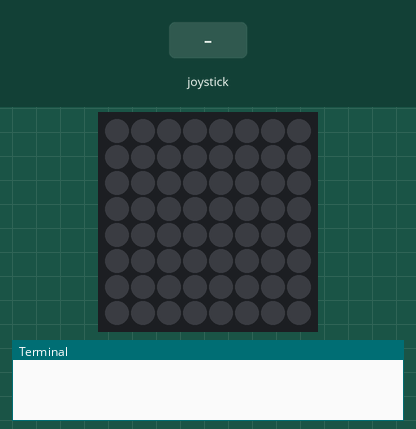
Simulated run of this program. Board: Raspberry Pi (BCM pin numbers) with a Sense HAT. On the bench: the Sense HAT's 8×8 RGB LED matrix, the last lines printed to the terminal. The test bench sets the inputs (shaded band).

Above: at 1.2 s.
1.3 s: joystick pushed up
At 2.0 s:
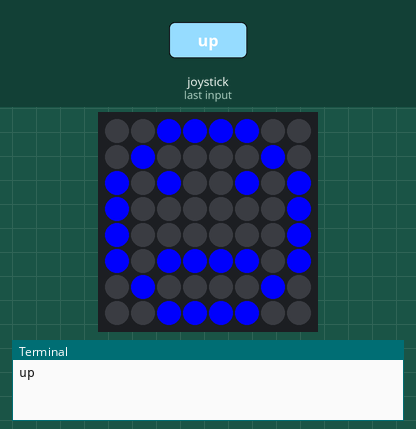
2.8 s: joystick pushed left
At 3.2 s:
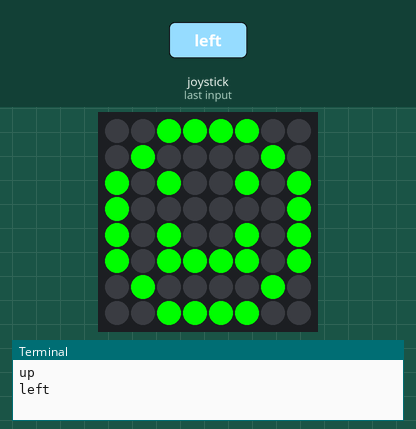
4.3 s: joystick pushed right
At 5.5 s:
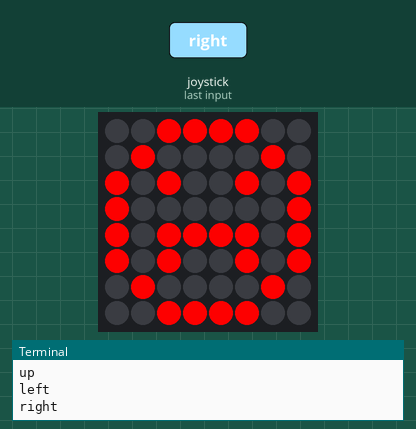
Timing chart, 0 to 7.3 s (numbered marks = the images above; inputs shaded):
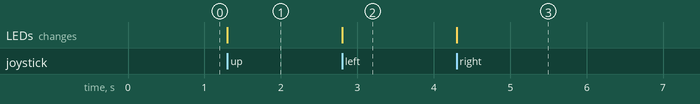

Measured:
- after the input at 1.3 s, the LEDs: change at once (image 1)
- after the input at 2.8 s, the LEDs: change at once (image 2)
- after the input at 4.3 s, the LEDs: change at once (image 3)

The program:

BroadcastEmotion.py
```python
from socket import *
from sense_hat import SenseHat

# Port to broadcast messages
BROADCAST_TO_PORT = 7000

sense = SenseHat()

# Create client UDP socket
s = socket(AF_INET, SOCK_DGRAM)
s.setsockopt(SOL_SOCKET, SO_BROADCAST, 1)

# Define the colors
R = (255, 0, 0)
G = (0, 255, 0)
B = (0, 0, 255)
O = (0, 0, 0)

# Define the lists of pixel values for emotions
neutral = [
  O, O, B, B, B, B, O, O,
  O, B, O, O, O, O, B, O,
  B, O, B, O, O, B, O, B,
  B, O, O, O, O, O, O, B,
  B, O, O, O, O, O, O, B,
  B, O, B, B, B, B, O, B,
  O, B, O, O, O, O, B, O,
  O, O, B, B, B, B, O, O,
  ]

happy = [
  O, O, G, G, G, G, O, O,
  O, G, O, O, O, O, G, O,
  G, O, G, O, O, G, O, G,
  G, O, O, O, O, O, O, G,
  G, O, G, O, O, G, O, G,
  G, O, G, G, G, G, O, G,
  O, G, O, O, O, O, G, O,
  O, O, G, G, G, G, O, O,
  ]

sad = [
  O, O, R, R, R, R, O, O,
  O, R, O, O, O, O, R, O,
  R, O, R, O, O, R, O, R,
  R, O, O, O, O, O, O, R,
  R, O, R, R, R, R, O, R,
  R, O, R, O, O, R, O, R,
  O, R, O, O, O, O, R, O,
  O, O, R, R, R, R, O, O,
  ]

# Define the functions for setting emotions
def setneutral():
  sense.set_pixels(neutral)

def sethappy():
  sense.set_pixels(happy)

def setsad():
  sense.set_pixels(sad)

# This keeps the program running to receive joystick events
while True:
  # Executes everytime the stick is pressed in a direction
	for event in sense.stick.get_events():
    # Check for the direction and set emotion
		if event.direction == "up":
			setneutral()
		elif event.direction == "down":
			sense.clear()
		elif event.direction == "left":
			sethappy()
		elif event.direction == "right":
			setsad()
		elif event.direction == "middle":
			sense.clear()
    # If the stick is pressed, broadcast direction as type string to port and print the direction
		if event.action == "pressed":
			data = "" + str(event.direction)
			s.sendto(bytes(data, "UTF-8"), ('<broadcast>', BROADCAST_TO_PORT))
			print(data)
```
